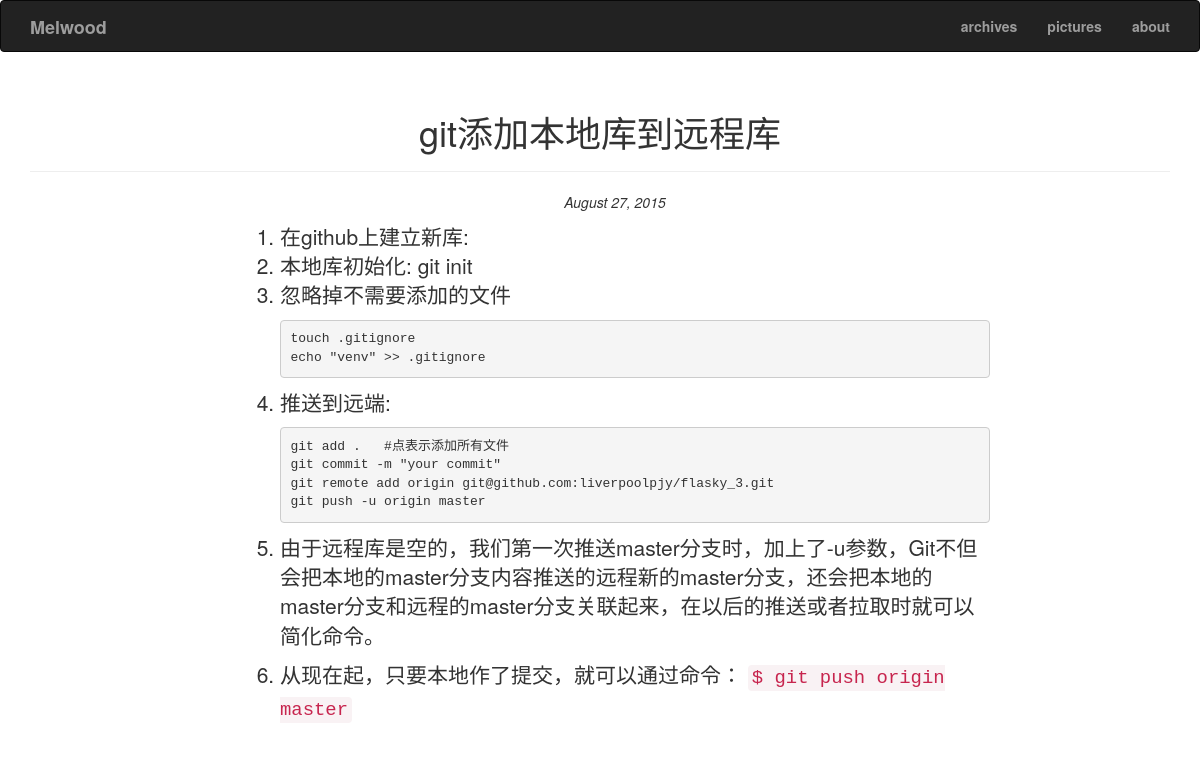
The page /post/12 on the database its author committed.
### app/models.py (models this page shows, shortened)
class Post(db.Model):
    __tablename__ = 'posts'
    id = db.Column(db.Integer, primary_key=True)
    title = db.Column(db.Text)
    body = db.Column(db.Text)
    body_html = db.Column(db.Text)
    timestamp = db.Column(db.DateTime(), index=True, default=datetime.utcnow)
    comments = db.relationship('Comment', backref='post', lazy='dynamic')

### app/main/views.py (the view)
@main.route('/post/<int:id>', methods=['GET', 'POST'])
def post(id):
    post = Post.query.get_or_404(id)
    return render_template('post.html', post=post)

### app/templates/post.html
{% extends "base.html" %}
{% block page_content %}
<div class="page-header">
	<h1 class="text-center">{{ post.title }}</h1>
</div>
<div class="container">
	<div class="row">
		<div class="post-date text-center">
			<p><i>{{ moment(post.timestamp).format('LL') }}</i></p>
		</div>
	</div>
	<div class="row">
		<div class="col-md-2"></div>
		<div class="col-md-8 lead">
			{% if post.body_html %}
				{{ post.body_html | safe }}
			{% else %}
              			{{ post.body }}
              		{% endif %}
		</div>
		<div class="col-md-2"></div>
	</div>
</div>
{% endblock %}

### rows shown on the page
Post: title "git添加本地库到远程库", timestamp "August 27, 2015", body_html "在github上建立新库: 本地库初始化: git init 忽略掉不需要添加的文件 touch .gitignore echo \"venv\" >> .gitignore 推送到远端: git add . #点表示添加所有文件 git commit -m \"your commit\" git remote add origin git@github.com:liverpoolpjy/flasky_3.git git push -u origin master 由于远程库是空的，我们第一次推送master分支时，加上了-u参数，Git不但会把本地的master分支内容推送的远程新的master分支，还会把本地的master分支和远程的master分支关联起来，在以后的推送或者拉取时就可以简化命令。 从现在起，只要本地作了提交，就可以通过命令： $ git push origin master"
